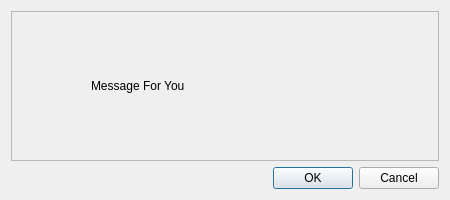
<?xml version="1.0" encoding="UTF-8"?>
<ui version="4.0">
 <class>Dialog</class>
 <widget class="QDialog" name="Dialog">
  <property name="geometry">
   <rect>
    <x>0</x>
    <y>0</y>
    <width>450</width>
    <height>200</height>
   </rect>
  </property>
  <property name="minimumSize">
   <size>
    <width>450</width>
    <height>200</height>
   </size>
  </property>
  <property name="windowTitle">
   <string>Dialog</string>
  </property>
  <layout class="QVBoxLayout" name="verticalLayout">
   <item>
    <widget class="QFrame" name="content">
     <property name="frameShape">
      <enum>QFrame::StyledPanel</enum>
     </property>
     <property name="frameShadow">
      <enum>QFrame::Raised</enum>
     </property>
     <layout class="QHBoxLayout" name="horizontalLayout">
      <item>
       <widget class="QLabel" name="icon">
        <property name="minimumSize">
         <size>
          <width>64</width>
          <height>64</height>
         </size>
        </property>
        <property name="maximumSize">
         <size>
          <width>64</width>
          <height>64</height>
         </size>
        </property>
        <property name="text">
         <string/>
        </property>
       </widget>
      </item>
      <item>
       <widget class="QLabel" name="message">
        <property name="text">
         <string>Message For You</string>
        </property>
       </widget>
      </item>
     </layout>
    </widget>
   </item>
   <item>
    <widget class="QDialogButtonBox" name="buttonBox">
     <property name="orientation">
      <enum>Qt::Horizontal</enum>
     </property>
     <property name="standardButtons">
      <set>QDialogButtonBox::Cancel|QDialogButtonBox::Ok</set>
     </property>
    </widget>
   </item>
  </layout>
 </widget>
 <resources/>
 <connections>
  <connection>
   <sender>buttonBox</sender>
   <signal>accepted()</signal>
   <receiver>Dialog</receiver>
   <slot>accept()</slot>
   <hints>
    <hint type="sourcelabel">
     <x>248</x>
     <y>254</y>
    </hint>
    <hint type="destinationlabel">
     <x>157</x>
     <y>274</y>
    </hint>
   </hints>
  </connection>
  <connection>
   <sender>buttonBox</sender>
   <signal>rejected()</signal>
   <receiver>Dialog</receiver>
   <slot>reject()</slot>
   <hints>
    <hint type="sourcelabel">
     <x>316</x>
     <y>260</y>
    </hint>
    <hint type="destinationlabel">
     <x>286</x>
     <y>274</y>
    </hint>
   </hints>
  </connection>
 </connections>
</ui>
